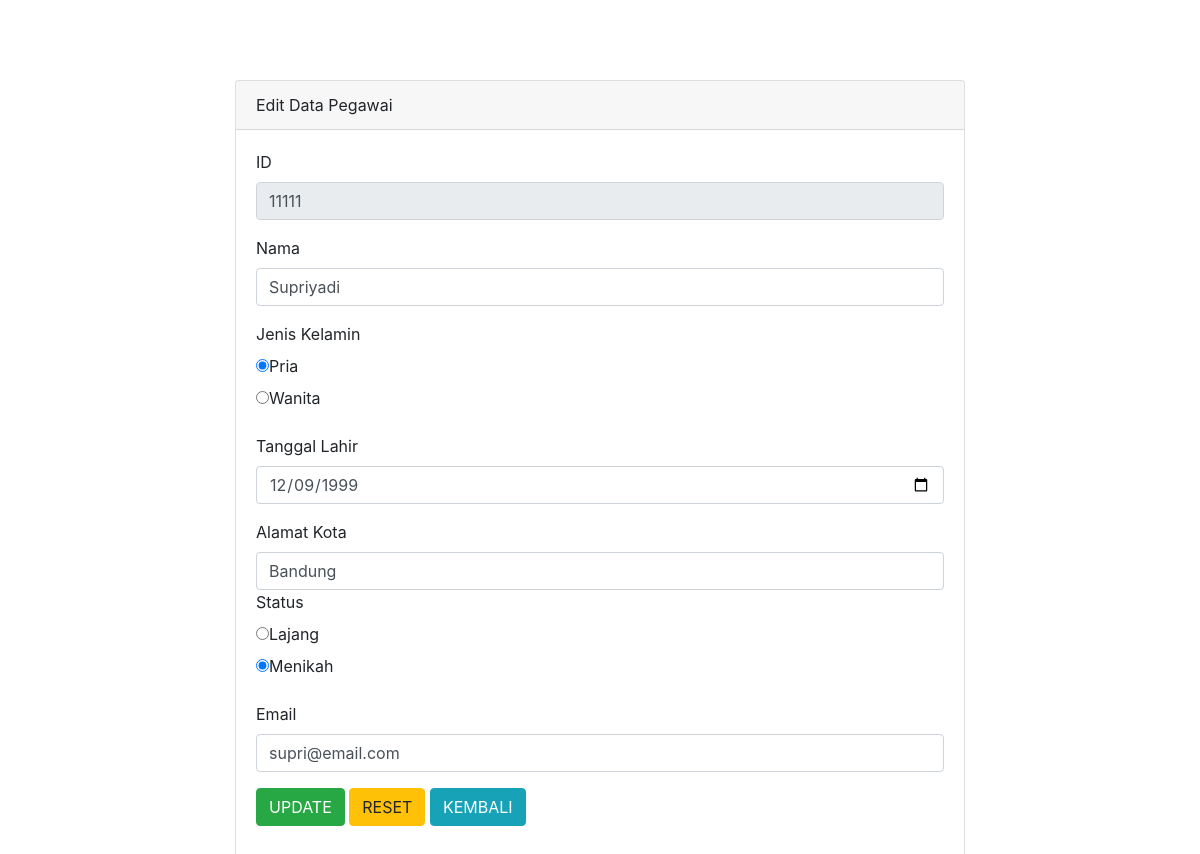
The page /index.php/pegawai/edit_data/11111 on the database its author committed.
### tables this page shows
CREATE TABLE `data_pegawai` (
  `nip` varchar(5) NOT NULL,
  `nama` varchar(30) NOT NULL,
  `jenisKelamin` enum('Pria','Wanita') NOT NULL,
  `tglLahir` date NOT NULL,
  `alamat` text NOT NULL,
  `status` enum('Lajang','Menikah') NOT NULL,
  `email` varchar(40) NOT NULL
);

### application/controllers/Pegawai.php (called while the page is built, shortened)
<?php
class Pegawai extends CI_Controller {
    public function edit_data($nip){
        $usr = $this->m_pegawai->GetDataUser("where nip = '$nip'");
        $data = array(
            "nip" => $usr[0]['nip'],
            "nama" => $usr[0]['nama'],
            "jenisKelamin" => $usr[0]['jenisKelamin'],
            "tglLahir" => $usr[0]['tglLahir'],
            "alamat" => $usr[0]['alamat'],
            "status" => $usr[0]['status'],
            "email" => $usr[0]['email']);
        $this->load->view('edit_form', $data);
    }
}

### index.php (called while the page is built, shortened)
<?php
require_once BASEPATH.'core/CodeIgniter.php';

### application/models/M_pegawai.php (called while the page is built, shortened)
<?php
class M_pegawai extends CI_Model{
	public function GetDataUser($where=""){
		$data = $this->db->query('select * from data_pegawai '.$where);
		return $data->result_array();
	}
}

### application/views/edit_form.php (the view, shortened to what this page needs)
<!doctype html>
<html lang="en">
  <head>
    <link rel="stylesheet" href="https://stackpath.bootstrapcdn.com/bootstrap/4.4.1/css/bootstrap.min.css">
  </head>
  <body>
    <div class="container" style="margin-top: 80px">
      <div class="row">
        <div class="col-md-8 offset-md-2">
          <div class="card">
            <div class="card-header">
              Edit Data Pegawai
            </div>
            <div class="card-body">
              <form action="<?php echo base_url() ?>index.php/pegawai/do_update" method="POST">
                <div class="form-group">
                  <label>ID</label>
                  <input type="text" name="nip" value="<?php echo $nip ?>" class="form-control" readonly>
                </div>
                <div class="form-group">
                  <label>Nama</label>
                  <input type="text" name="nama" value="<?php echo $nama ?>" class="form-control">
                </div>
                <div class="form-group">
                  <label>Jenis Kelamin</label><br>
                  <label><input type="radio" name="jenisKelamin" value="Pria" <?php echo ($jenisKelamin == 'Pria' ? ' checked' : ''); ?>>Pria</label><br>
                  <label><input type="radio" name="jenisKelamin" value="Wanita" <?php echo ($jenisKelamin == 'Wanita' ? ' checked' : ''); ?>>Wanita</label>
                </div>
                <div class="form-group">
                  <label>Tanggal Lahir</label>
                  <input type="date" name="tglLahir" value="<?php echo $tglLahir ?>" class="form-control">
                </div>
                 <div class="form-group">
                  <label>Alamat Kota</label>
                  <input type="text" name="alamat" value="<?php echo $alamat ?>" class="form-control">
                <div class="form-group">
                  <label>Status</label><br>
                  <label><input type="radio" name="status" value="Lajang" <?php echo ($status == 'Lajang' ? ' checked' : ''); ?>>Lajang</label><br>
                  <label><input type="radio" name="status" value="Menikah" <?php echo ($status == 'Menikah' ? ' checked' : ''); ?>>Menikah</label>
                </div>
                <div class="form-group">
                  <label>Email</label>
                  <input type="text" name="email" value="<?php echo $email ?>" class="form-control">
                </div>
                <button type="submit" class="btn btn-success">UPDATE</button>
                <button type="reset" class="btn btn-warning">RESET</button>
                <a href="<?php echo base_url() ?>index.php/pegawai" class="btn btn-md btn-info">KEMBALI</a>
              </form>
            </div>
          </div>
        </div>
      </div>
    </div>

### rows shown on the page
data_pegawai: nip "11111", nama "Supriyadi", jenisKelamin "☑ Pria", jenisKelamin "☐ Wanita", tglLahir "12/09/1999", alamat "Bandung", status "☐ Lajang", status "☑ Menikah", email "supri@email.com"
